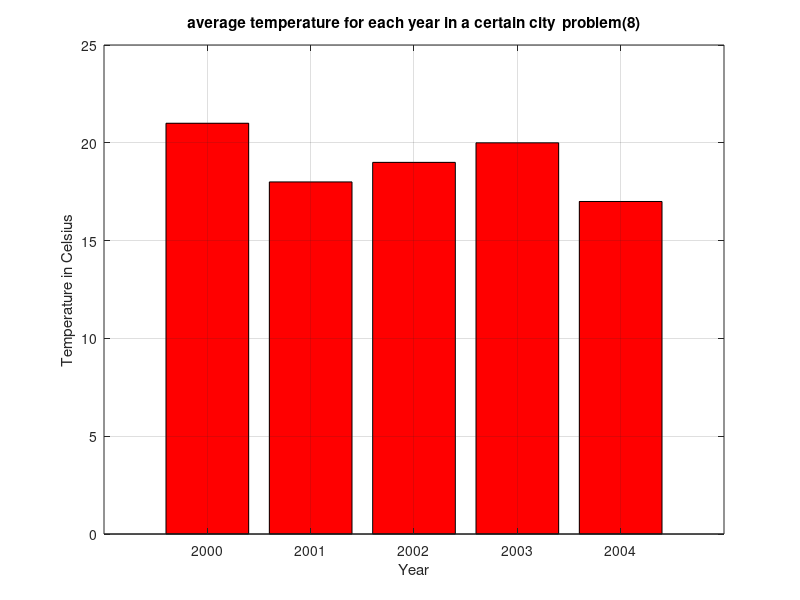

Recreate this plot in MATLAB.
%%preb worksheet%%
clc;clear;close all

%%relations and variabels%%
Year = 2000:1:2004;
Temp = [21 18 19 20 17];

%%plotting%%
bar(Year,Temp,'r')

% Add labels, legend, and title
title('average temperature for each year in a certain city _ problem(8)')
xlabel('Year')
ylabel('Temperature in Celsius')
grid on